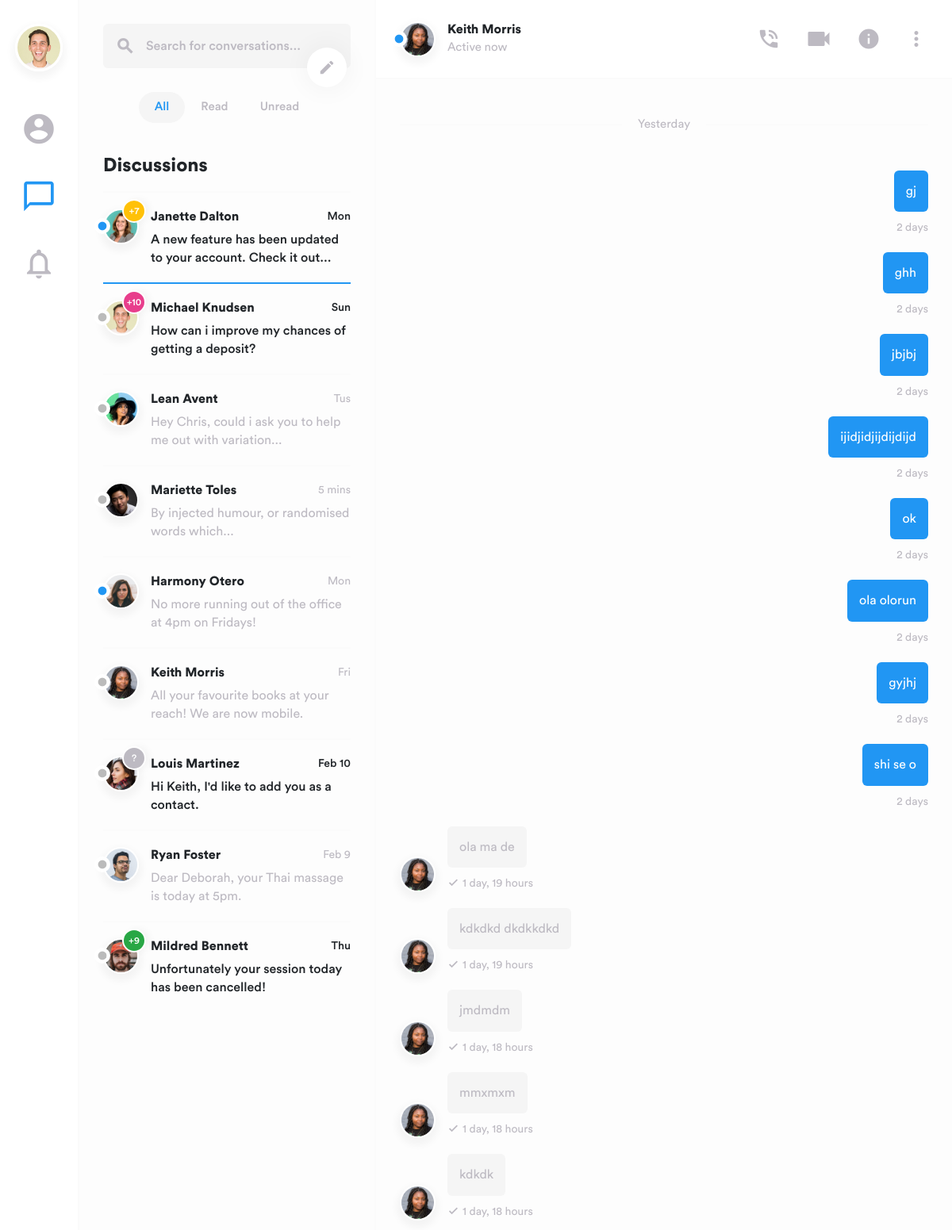
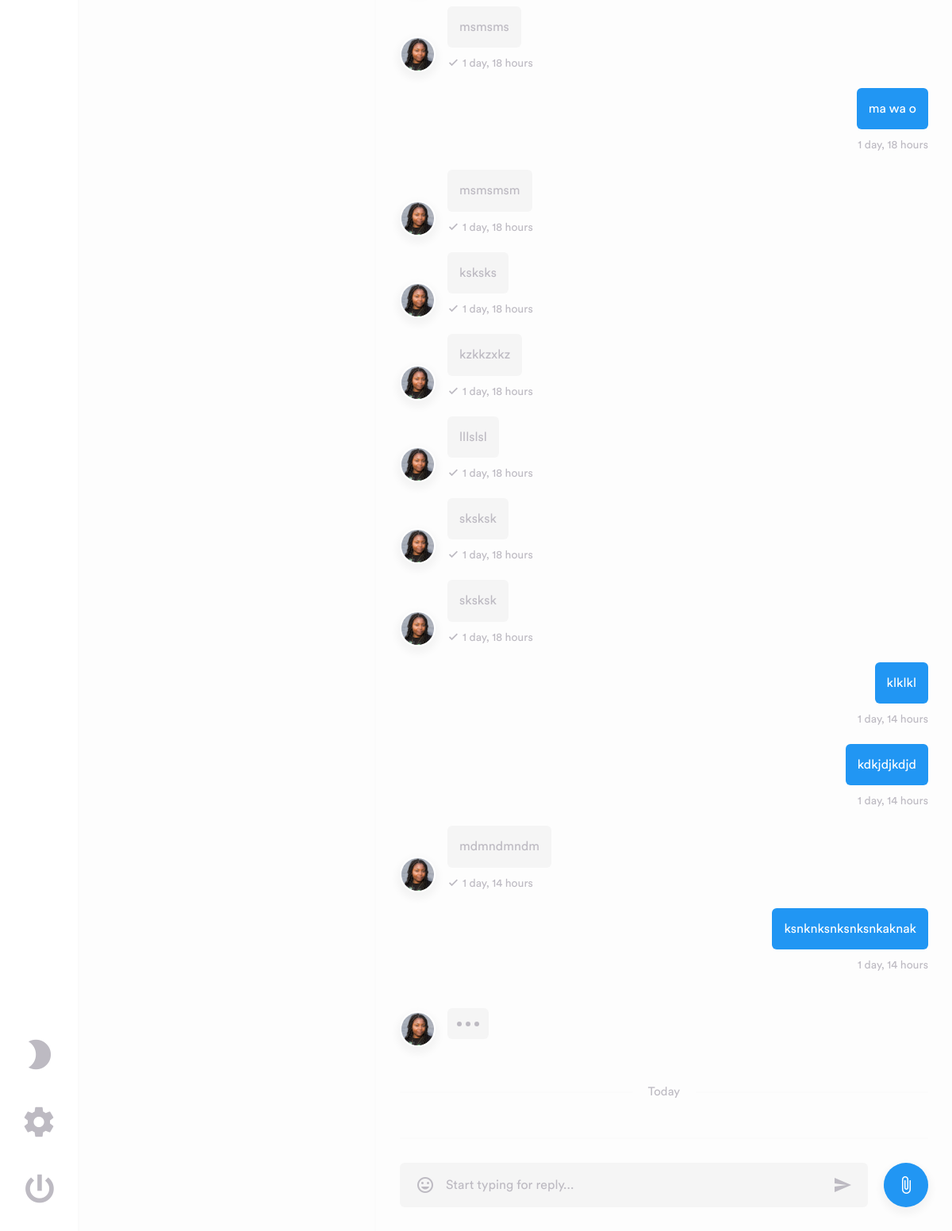
/messages/theo (signed in), run on the app's committed database (2 pictures, top to bottom).
### chat/models.py (models this page shows)
class ChatMessage(models.Model):
    thread      = models.ForeignKey(Thread, null=True, blank=True, on_delete=models.SET_NULL)
    user        = models.ForeignKey(settings.AUTH_USER_MODEL, verbose_name='sender', on_delete=models.CASCADE)
    message     = models.TextField()
    timestamp   = models.DateTimeField(auto_now_add=True)

### chat/views.py (the view, shortened to what this page needs)
# urls.py: re_path(r"^(?P<username>[\w.@+-]+)", ThreadView.as_view()),
class ThreadView(LoginRequiredMixin, FormMixin, DetailView):
    template_name ='index.html' #'chat/thread.html'
    form_class = ComposeForm
    success_url = './'
    def get_object(self):
        other_username  = self.kwargs.get("username")
        obj, created    = Thread.objects.get_or_new(self.request.user, other_username)
        if obj == None:
            raise Http404
        return obj
    def get_context_data(self, **kwargs):
        context = super().get_context_data(**kwargs)
        context['form'] = self.get_form()
        return context

### chat/forms.py
class ComposeForm(forms.Form):
    message = forms.CharField(
            widget=forms.TextInput(
                attrs={"class": "form-control"}
                )
            )

### chat/models.py (called while the page is built, shortened)
    def get_or_new(self, user, other_username): # get_or_create
        username = user.username
        if username == other_username:
            return None
        qlookup1 = Q(first__username=username) & Q(second__username=other_username)
        qlookup2 = Q(first__username=other_username) & Q(second__username=username)
        qs = self.get_queryset().filter(qlookup1 | qlookup2).distinct()
        if qs.count() == 1:
            return qs.first(), False
        elif qs.count() > 1:
            return qs.order_by('timestamp').first(), False

### chat/templates/index.html (shortened to what this page needs)
<!DOCTYPE html>
<html lang="en">
{% load staticfiles %}
<head>
		<link href="{% static 'dist/css/lib/bootstrap.min.css' %}" type="text/css" rel="stylesheet">
		<link href="{% static 'dist/css/swipe.min.css' %}" type="text/css" rel="stylesheet">
	</head>
	<body>
		<main>
			<div class="layout">
				<div class="navigation">
					<div class="container">
						<div class="inside">
							<div class="nav nav-tab menu">
								<button class="btn"><img class="avatar-xl" src="{% static 'dist/img/avatars/avatar-male-1.jpg' %}" alt="avatar"></button>
								<a href="#members" data-toggle="tab"><i class="material-icons">account_circle</i></a>
								<a href="#discussions" data-toggle="tab" class="active"><i class="material-icons active">chat_bubble_outline</i></a>
								<a href="#notifications" data-toggle="tab" class="f-grow1"><i class="material-icons">notifications_none</i></a>
								<button class="btn mode"><i class="material-icons">brightness_2</i></button>
								<a href="#settings" data-toggle="tab"><i class="material-icons">settings</i></a>
								<button class="btn power" onclick="visitPage();"><i class="material-icons">power_settings_new</i></button>
							</div>
						</div>
					</div>
				</div>
				<div class="sidebar" id="sidebar">
					<div class="container">
						<div class="col-md-12">
							<div class="tab-content">
								<div id="discussions" class="tab-pane fade active show">
									<div class="search">
										<form class="form-inline position-relative">
											<input type="search" class="form-control" id="conversations" placeholder="Search for conversations...">
											<button type="button" class="btn btn-link loop"><i class="material-icons">search</i></button>
										</form>
										<button class="btn create" data-toggle="modal" data-target="#startnewchat"><i class="material-icons">create</i></button>
									</div>
									<div class="list-group sort">
										<button class="btn filterDiscussionsBtn active show" data-toggle="list" data-filter="all">All</button>
										<button class="btn filterDiscussionsBtn" data-toggle="list" data-filter="read">Read</button>
										<button class="btn filterDiscussionsBtn" data-toggle="list" data-filter="unread">Unread</button>
									</div>
									<div class="discussions">
										<h1>Discussions</h1>
										<div class="list-group" id="chats" role="tablist">
											<a href="#list-chat" class="filterDiscussions all unread single active" id="list-chat-list" data-toggle="list" role="tab">
												<img class="avatar-md" src="{% static 'dist/img/avatars/avatar-female-1.jpg' %}" data-toggle="tooltip" data-placement="top" title="Janette" alt="avatar">
												<div class="status">
													<i class="material-icons online">fiber_manual_record</i>
												</div>
												<div class="new bg-yellow">
													<span>+7</span>
												</div>
												<div class="data">
													<h5>Janette Dalton</h5>
													<span>Mon</span>
													<p>A new feature has been updated to your account. Check it out...</p>
												</div>
											</a>
											<a href="#list-empty" class="filterDiscussions all unread single" id="list-empty-list" data-toggle="list" role="tab">
												<img class="avatar-md" src="{% static 'dist/img/avatars/avatar-male-1.jpg' %}" data-toggle="tooltip" data-placement="top" title="Michael" alt="avatar">
												<div class="status">
													<i class="material-icons offline">fiber_manual_record</i>
												</div>
												<div class="new bg-pink">
													<span>+10</span>
												</div>
												<div class="data">
													<h5>Michael Knudsen</h5>
													<span>Sun</span>
													<p>How can i improve my chances of getting a deposit?</p>
												</div>
											</a>
											<a href="#list-chat" class="filterDiscussions all read single" id="list-chat-list2" data-toggle="list" role="tab">
												<img class="avatar-md" src="{% static 'dist/img/avatars/avatar-female-2.jpg' %}" data-toggle="tooltip" data-placement="top" title="Lean" alt="avatar">
												<div class="status">
													<i class="material-icons offline">fiber_manual_record</i>
												</div>
												<div class="data">
													<h5>Lean Avent</h5>
													<span>Tus</span>
													<p>Hey Chris, could i ask you to help me out with variation...</p>
												</div>
											</a>
											<a href="#list-empty" class="filterDiscussions all read single" id="list-empty-list2" data-toggle="list" role="tab">
												<img class="avatar-md" src="{% static 'dist/img/avatars/avatar-male-2.jpg' %}" data-toggle="tooltip" data-placement="top" title="Mariette" alt="avatar">
												<div class="status">
													<i class="material-icons offline">fiber_manual_record</i>
												</div>
												<div class="data">
													<h5>Mariette Toles</h5>
													<span>5 mins</span>
													<p>By injected humour, or randomised words which...</p>
												</div>
											</a>
											<a href="#list-chat" class="filterDiscussions all read single" id="list-chat-list3" data-toggle="list" role="tab">
												<img class="avatar-md" src="{% static 'dist/img/avatars/avatar-female-3.jpg' %}" data-toggle="tooltip" data-placement="top" title="Harmony" alt="avatar">
												<div class="status">
													<i class="material-icons online">fiber_manual_record</i>
												</div>
												<div class="data">
													<h5>Harmony Otero</h5>
													<span>Mon</span>
													<p>No more running out of the office at 4pm on Fridays!</p>
												</div>
											</a>
											<a href="#list-empty" class="filterDiscussions all read single" id="list-empty-list3" data-toggle="list" role="tab">
												<img class="avatar-md" src="{% static 'dist/img/avatars/avatar-female-5.jpg' %}" data-toggle="tooltip" data-placement="top" title="Keith" alt="avatar">
												<div class="status">
													<i class="material-icons offline">fiber_manual_record</i>
												</div>
												<div class="data">
													<h5>Keith Morris</h5>
													<span>Fri</span>
													<p>All your favourite books at your reach! We are now mobile.</p>
												</div>
											</a>
											<a href="#list-request" class="filterDiscussions all unread single" id="list-request-list" data-toggle="list" role="tab">
												<img class="avatar-md" src="{% static 'dist/img/avatars/avatar-female-6.jpg' %}" data-toggle="tooltip" data-placement="top" title="Louis" alt="avatar">
												<div class="status">
													<i class="material-icons offline">fiber_manual_record</i>
												</div>
												<div class="new bg-gray">
													<span>?</span>
												</div>
												<div class="data">
													<h5>Louis Martinez</h5>
													<span>Feb 10</span>
													<p>Hi Keith, I'd like to add you as a contact.</p>
												</div>
											</a>
											<a href="#list-empty" class="filterDiscussions all read single" id="list-empty-list4" data-toggle="list" role="tab">
												<img class="avatar-md" src="{% static 'dist/img/avatars/avatar-male-3.jpg' %}" data-toggle="tooltip" data-placement="top" title="Ryan" alt="avatar">
												<div class="status">
													<i class="material-icons offline">fiber_manual_record</i>
												</div>
												<div class="data">
													<h5>Ryan Foster</h5>
													<span>Feb 9</span>
													<p>Dear Deborah, your Thai massage is today at 5pm.</p>
												</div>
											</a>
											<a href="#list-chat" class="filterDiscussions all unread single" id="list-chat-list5" data-toggle="list" role="tab">
												<img class="avatar-md" src="{% static 'dist/img/avatars/avatar-male-4.jpg' %}" data-toggle="tooltip" data-placement="top" title="Mildred" alt="avatar">
												<div class="status">
													<i class="material-icons offline">fiber_manual_record</i>
												</div>
												<div class="new bg-green">
													<span>+9</span>
												</div>
												<div class="data">
													<h5>Mildred Bennett</h5>
													<span>Thu</span>
													<p>Unfortunately your session today has been cancelled!</p>
												</div>
											</a>
										</div>
									</div>
								</div>
							</div>
						</div>
					</div>
				</div>
				<div class="main">
					<div class="tab-content" id="nav-tabContent">
						<div class="babble tab-pane fade active show" id="list-chat" role="tabpanel" aria-labelledby="list-chat-list">
							<div class="chat" id="chat1">
								<div class="top">
									<div class="container">
										<div class="col-md-12">
											<div class="inside">
												<a href="#"><img class="avatar-md" src="{% static 'dist/img/avatars/avatar-female-5.jpg' %}" data-toggle="tooltip" data-placement="top" title="Keith" alt="avatar"></a>
												<div class="status">
													<i class="material-icons online">fiber_manual_record</i>
												</div>
												<div class="data">
													<h5><a href="#">Keith Morris</a></h5>
													<span>Active now</span>
												</div>
												<button class="btn connect d-md-block d-none" name="1"><i class="material-icons md-30">phone_in_talk</i></button>
												<button class="btn connect d-md-block d-none" name="1"><i class="material-icons md-36">videocam</i></button>
												<button class="btn d-md-block d-none"><i class="material-icons md-30">info</i></button>
												<div class="dropdown">
													<button class="btn" data-toggle="dropdown" aria-haspopup="true" aria-expanded="false"><i class="material-icons md-30">more_vert</i></button>
												</div>
											</div>
										</div>
									</div>
								</div>
								<div class="content" id="content">
									<div class="container">
										<div class="col-md-12">
											<div class="date">
												<hr>
												<span>Yesterday</span>
												<hr>
											</div>
											<div id='chat-items'>
												{% for chat in object.chatmessage_set.all %}
												{% if chat.user == user %}
											<div class="message me">
												<div class="text-main">
													<div class="text-group me">
														<div class="text me">
															<p>{{chat.message}}</p>
														</div>
													</div>
													<span>{{chat.timestamp |timesince}}</span>
												</div>
											</div>
											{% else %}
											<div class="message"  >
												<img class="avatar-md" src="{% static 'dist/img/avatars/avatar-female-5.jpg' %}" data-toggle="tooltip" data-placement="top" title="Keith" alt="avatar">
												<div class="text-main">
													<div class="text-group">
														<div class="text" >
															<p>{{ chat.message }} </p>
														</div>
													</div>
													<span><i class="material-icons">check</i>{{chat.timestamp | timesince}}</span>
												</div>
											</div>
											{% endif %}
											{% endfor %}
										</div>
											<div class="message">
												<img class="avatar-md" src="{% static 'dist/img/avatars/avatar-female-5.jpg' %}" data-toggle="tooltip" data-placement="top" title="Keith" alt="avatar">
												<div class="text-main">
													<div class="text-group">
														<div class="text typing">
															<div class="wave">
																<span class="dot"></span>
																<span class="dot"></span>
																<span class="dot"></span>
															</div>
														</div>
													</div>
												</div>
											</div>
											<div class="date">
												<hr>
												<span>Today</span>
												<hr>
											</div>
										</div>
									</div>
								</div>
								<div class="container">
									<div class="col-md-12">
										<div class="bottom">
											<form class="position-relative w-100" id="form" method="POST">
												<textarea name="message" required id='id_message' class="form-control" placeholder="Start typing for reply..." rows="1" ></textarea>
												<button class="btn emoticons"><i class="material-icons">insert_emoticon</i></button>
												<button type="submit" class="btn send"><i class="material-icons">send</i></button>
											</form>
											<label>
												<span class="btn attach d-sm-block d-none"><i class="material-icons">attach_file</i></span>
											</label>
										</div>
									</div>
								</div>
							</div>
						</div>
					</div>
				</div>
			</div>
		</main>
	</body>
</html>

### data on the page
ChatMessage: message "gj", timestamp "2 days"
ChatMessage: message "ghh", timestamp "2 days"
ChatMessage: message "jbjbj", timestamp "2 days"
ChatMessage: message "ijidjidjijdijdijd", timestamp "2 days"
ChatMessage: message "ok", timestamp "2 days"
ChatMessage: message "ola olorun", timestamp "2 days"
ChatMessage: message "gyjhj", timestamp "2 days"
ChatMessage: message "shi se o", timestamp "2 days"
ChatMessage: message "ola ma de", timestamp "1 day, 19 hours"
ChatMessage: message "kdkdkd dkdkkdkd", timestamp "1 day, 19 hours"
ChatMessage: message "jmdmdm", timestamp "1 day, 18 hours"
ChatMessage: message "mmxmxm", timestamp "1 day, 18 hours"
ChatMessage: message "kdkdk", timestamp "1 day, 18 hours"
ChatMessage: message "msmsms", timestamp "1 day, 18 hours"
ChatMessage: message "ma wa o", timestamp "1 day, 18 hours"
ChatMessage: message "msmsmsm", timestamp "1 day, 18 hours"
ChatMessage: message "ksksks", timestamp "1 day, 18 hours"
ChatMessage: message "kzkkzxkz", timestamp "1 day, 18 hours"
ChatMessage: message "lllslsl", timestamp "1 day, 18 hours"
ChatMessage: message "sksksk", timestamp "1 day, 18 hours"
ChatMessage: message "sksksk", timestamp "1 day, 18 hours"
ChatMessage: message "klklkl", timestamp "1 day, 14 hours"
ChatMessage: message "kdkjdjkdjd", timestamp "1 day, 14 hours"
ChatMessage: message "mdmndmndm", timestamp "1 day, 14 hours"
ChatMessage: message "ksnknksnksnksnkaknak", timestamp "1 day, 14 hours"
